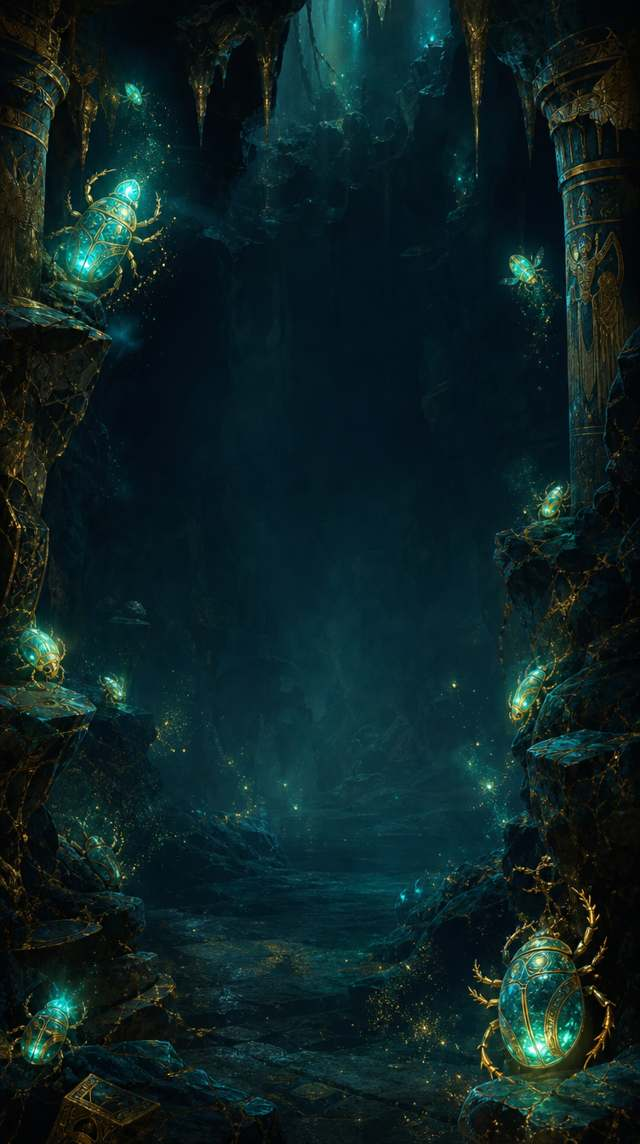
#> input picture img/abyss.jpg, 640 x 1144 px, found by its file name
$ python -i retouche-assets.py   (imports and definitions only)
#> lines starting #> are read from the running program, lines starting #| are printed output that depends on the picture; after the words box and inside, x2 and y2 are one past the last pixel; in counts of white or black regions, pixels touching at a corner belong together
#!/usr/bin/env python3
"""Retouche reproductible des images du jeu (bibliothèque standard + Pillow uniquement).

    python3 tools/retouche-assets.py            # img-src/*  ->  img/*
    python3 tools/retouche-assets.py --sheet /chemin/planche.png   # + planche-contact avant/après

Entrée : img-src/ (originaux Higgsfield bruts, jamais modifiés). Sortie : img/ (ce que charge le jeu).
Étalonnage commun, identique pour TOUTES les images, pour qu'elles forment une seule famille « Égypte antique sombre » :
  1. teintes : chaque teinte est ramenée vers la palette (or patiné, lapis-lazuli, turquoise, cornaline sourde, noir obsidienne) ;
     les teintes hors palette (violet, vert vif, bleu électrique, rouge sang, jaune citron) sont décalées et désaturées ;
     la saturation est plafonnée (pas de néon) ;
  2. courbe tonale en S douce + virage chaud dans les hautes lumières, noirs froids (lapis) dans les ombres ;
     les hautes lumières sont écrêtées sous le blanc pur (l'or ne « brûle » plus en jaune flashy) ;
  3. arêtes : filet clair (côté torche, haut-gauche) et filet sombre (bas-droite) calculés sur la luminance + netteté, comme un biseau gravé ;
  4. grain de pierre commun (bruit fin + bruit grossier, graine fixe => sortie déterministe), modulé par la luminance ;
  5. vignettage selon la catégorie ; 6. noir pur des logos détourés conservé (js/game.js `cutout` : alpha = max(R,V,B), seuil 10).
"""
import os, sys, random, math
from PIL import Image, ImageChops, ImageFilter, ImageOps, ImageStat, ImageEnhance

ROOT = os.path.dirname(os.path.dirname(os.path.abspath(__file__)))
SRC, DST = os.path.join(ROOT, 'img-src'), os.path.join(ROOT, 'img')

# catégories : icon (fond noir pur, détourage par luminance), ui (cadres/boutons, fond noir pur), scene (décors), texture, hero (médaillon, logo)
CAT = {
    'icon': dict(gain=1.2, vig=0.0, grain=0.55, bevel=0.55, sharp=70, floor=10, size=640, fmt='jpg'),
    'ui': dict(gain=1.0, vig=0.0, grain=0.45, bevel=0.50, sharp=60, floor=8, size=900, fmt='webp'),
    'hero': dict(gain=1.0, vig=0.0, grain=0.40, bevel=0.45, sharp=55, floor=6, size=1000, fmt='webp'),
    'scene': dict(gain=1.0, vig=0.55, grain=0.80, bevel=0.0, sharp=25, floor=0, size=1280, fmt='webp'),
    'texture': dict(gain=1.0, vig=0.0, grain=0.35, bevel=0.0, sharp=0, floor=0, size=512, fmt='jpg'),
}
OF = {  # fichier -> catégorie (les ic_*.jpg gardent leur nom : js/imgs.js)
    'abyss': 'scene', 'judgment': 'scene', 'key': 'scene', 'vault': 'scene', 'scarabwall': 'scene', 'splash': 'scene', 'splashp': 'scene',
    'bigwin': 'scene', 'hudframe': 'ui', 'plaque': 'ui', 'pill': 'ui', 'spinbtn': 'ui', 'logo': 'hero', 'medal': 'hero', 'fury': 'hero',
    'eye': 'icon', 'gold': 'texture',
}
# réglages propres à un fichier (teinte plus forte, etc.) : clé -> dict
TUNE = {
    'gold': dict(desat=0.85, dark=0.80), 'ic_pointer': dict(desat=0.9),
}

# --- teintes : (degrés source) -> (degrés cible, multiplicateur de saturation) -------------------------------------------------------------
HUE = [(0, 4, .62), (15, 22, .78), (30, 36, .92), (48, 42, .88), (62, 43, .55), (85, 45, .35), (110, 150, .40), (150, 168, .70),
       (170, 172, .92), (190, 190, .88), (205, 216, .85), (225, 224, .90), (245, 226, .72), (270, 226, .46), (300, 340, .34),
       (330, 355, .42), (360, 4, .62)]


def hue_luts(strength=1.0):
    hl, sl = [], []
    for v in range(256):
        d = v * 360.0 / 255.0
        for (a, ta, wa), (b, tb, wb) in zip(HUE, HUE[1:]):
            if a <= d <= b:
                t = (d - a) / (b - a) if b > a else 0
                nd = ta + (tb - ta) * t
                w = wa + (wb - wa) * t
                break
        hl.append(int(round((nd % 360) * 255.0 / 360.0)) % 256)
        sl.append(max(0, min(255, int(round(255 * (1 - strength * (1 - w)))))))  # poids 0..255
    return hl, sl


def curve(v, shadow_lift=0.0, hi=0.965):
    x = v / 255.0
    x = x ** 1.06                                   # un peu plus dense : patine
    x = x + 0.20 * (x - 0.5) * (1 - abs(2 * x - 1)) * 1.4   # S douce
    x = x * hi                                      # écrête le blanc : jamais de jaune brûlé
    return max(0.0, min(1.0, x + shadow_lift * (1 - x) ** 3))


def rng_noise(w, h, seed, k):
    r = random.Random(seed)
    nw, nh = max(1, w // k), max(1, h // k)
    im = Image.frombytes('L', (nw, nh), bytes(int(min(255, max(0, r.gauss(128, 38)))) for _ in range(nw * nh)))
    return im.resize((w, h), Image.BICUBIC) if k > 1 else im


def grade(im, cat, name, tune):
    c = CAT[cat]
    dark = tune.get('dark', 1.0)
    # 1. teintes
    hsv = im.convert('RGB').convert('HSV')
    H, S, V = hsv.split()
    hl, sl = hue_luts(tune.get('desat', 1.0))
    wmask = H.point(sl)
    H2 = H.point(hl)
    S2 = ImageChops.multiply(S, wmask).point(lambda s: int(min(s * 0.94, 214)))      # plafond de saturation : pas de néon
    # moins de saturation dans les très hautes lumières (reflets de l'or)
    hi_mask = V.point(lambda v: 0 if v < 200 else int((v - 200) * 2.2))
    S2 = ImageChops.subtract(S2, hi_mask.point(lambda m: int(m * 0.45)))
    out = Image.merge('HSV', (H2, S2, V)).convert('RGB')
    # 2. courbe tonale + virage (ombres lapis, hautes lumières or) ; noir pur conservé pour les logos
    lift = 0.0 if cat in ('icon', 'ui', 'hero') else 0.018
    base = [int(round(255 * curve(min(255, v * c['gain']), lift) * dark)) for v in range(256)]
    r = [int(min(255, b * 1.00 + 0)) for b in base]
    g = [int(min(255, b * 0.975)) for b in base]
    bl = [int(min(255, b * 0.90 + (6 if cat == 'scene' else 0) * (1 - b / 255.0) ** 2)) for b in base]
    out = Image.merge('RGB', (out.getchannel('R').point(r), out.getchannel('G').point(g), out.getchannel('B').point(bl)))
    # 3. arêtes : filet clair haut-gauche (torche), sombre bas-droite ; netteté
    if c['bevel'] > 0:
        L = out.convert('L').filter(ImageFilter.GaussianBlur(0.9))
        emb = L.filter(ImageFilter.Kernel((3, 3), (-1, -1, 0, -1, 0, 1, 0, 1, 1), 1, 128))   # 128 = plat
        amask = L.point(lambda v: 0 if v < 22 else min(255, (v - 22) * 5))
        lit = emb.point(lambda v: max(0, v - 128) * 3 if v > 128 else 0)
        shd = emb.point(lambda v: max(0, 128 - v) * 3 if v < 128 else 0)
        lit = ImageChops.multiply(lit, amask).point(lambda v: int(min(255, v) * c['bevel']))
        shd = ImageChops.multiply(shd, amask).point(lambda v: int(min(255, v) * c['bevel']))
        warm = Image.merge('RGB', (lit, lit.point(lambda v: int(v * 0.88)), lit.point(lambda v: int(v * 0.6))))
        out = ImageChops.subtract(ImageChops.add(out, warm), Image.merge('RGB', (shd, shd, shd)))
    if c['sharp']:
        out = out.filter(ImageFilter.UnsharpMask(radius=1.3, percent=c['sharp'], threshold=2))
    # 4. grain de pierre (graine fixe par fichier) ; module par la luminance : le noir pur reste pur
    w, h = out.size
    seed = sum(ord(ch) for ch in name) * 7919
    n = ImageChops.add(rng_noise(w, h, seed, 1), rng_noise(w, h, seed + 1, 3), 0.5, 0)
    n = n.point(lambda v: v)                                    # (déjà centré sur 128)
    gk = c['grain']
    nrgb = Image.merge('RGB', (n, n, n))
    shifted = ImageChops.subtract(nrgb, Image.new('RGB', (w, h), (128, 128, 128)))   # partie positive
    shifted_neg = ImageChops.subtract(Image.new('RGB', (w, h), (128, 128, 128)), nrgb)
    lum = out.convert('L').point(lambda v: min(255, int(v * 1.6)) if v > 12 else 0)
    pos = ImageChops.multiply(shifted, Image.merge('RGB', (lum, lum, lum))).point(lambda v: int(v * gk * 0.42))
    neg = ImageChops.multiply(shifted_neg, Image.merge('RGB', (lum, lum, lum))).point(lambda v: int(v * gk * 0.42))
    out = ImageChops.subtract(ImageChops.add(out, pos), neg)
    # 5. vignettage
    if c['vig']:
        rad = Image.radial_gradient('L').resize((w, h), Image.BICUBIC)       # 0 centre -> 255 bord
        vm = rad.point(lambda v: int(max(0, v - 70) * c['vig'] * 1.5))
        out = ImageChops.multiply(out, Image.merge('RGB', tuple(vm.point(lambda v: 255 - min(255, v)) for _ in range(3))))
    # 6. noir pur sous le seuil de détourage
    if c['floor']:
        f = c['floor']
        out = out.point(lambda v: 0 if v <= f else v)
    return out


ROUND = {'spinbtn': 0.985}


# [8 lines left out: function round_edge, not called in this run]


def process(fn):
#> called with fn = '../img/abyss.jpg'
    name, ext = os.path.splitext(fn)
    cat = 'icon' if name.startswith('ic_') else OF.get(name, 'hero')
    c = CAT[cat]
    im = Image.open(os.path.join(SRC, fn)).convert('RGB')
#> im is the input picture: PIL image 640x1144 RGB; mean R, G, B 13.8, 34.9, 36.2
    if max(im.size) > c['size']:
        k = c['size'] / float(max(im.size)); im = im.resize((max(1, round(im.width * k)), max(1, round(im.height * k))), Image.LANCZOS)
    out = grade(im, cat, name, TUNE.get(name, {}))
#> in grade, `dark = tune.get('dark', 1.0)`: dark = 1
#> in grade, `H, S, V = hsv.split()`:
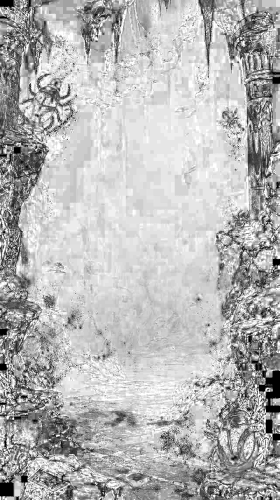
#> S: PIL image 559x1000 L (shown at 1/2 size); min 0, max 255, mean 181.9
#> in grade, `H, S, V = hsv.split()`:
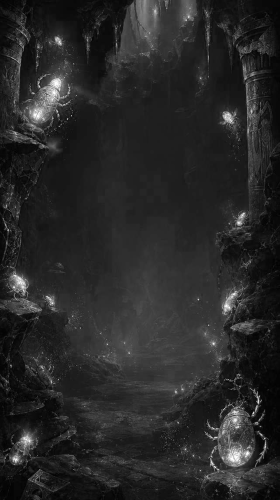
#> V: PIL image 559x1000 L (shown at 1/2 size); min 0, max 255, mean 39.9
#> in grade, `hl, sl = hue_luts(tune.get('desat', 1.0))`: hl = 256 values, max 251 at index 232, min 3 at index 0, mean 118.9; sl = 256 values, max 234 at index 21, min 87 at index 212, mean 159.9
#> in grade, `wmask = H.point(sl)`:
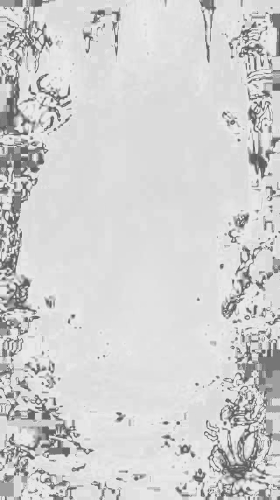
#> wmask: PIL image 559x1000 L (shown at 1/2 size); min 87, max 234, mean 208.8
#> in grade, `S2 = ImageChops.multiply(S, wmask).point(lambda s: int(min(s * 0.94, 2..`:
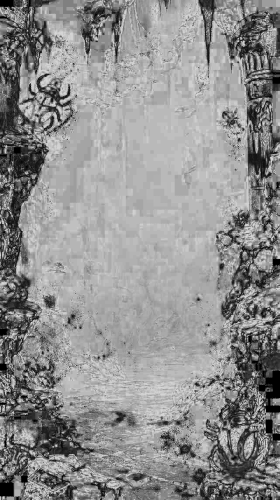
#> S2: PIL image 559x1000 L (shown at 1/2 size); min 0, max 214, mean 143
#> in grade, `hi_mask = V.point(lambda v: 0 if v < 200 else int((v - 200) * 2.2))`:
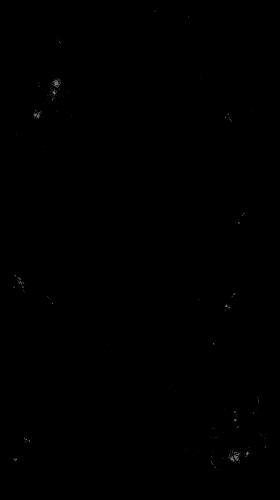
#> hi_mask: PIL image 559x1000 L (shown at 1/2 size); min 0, max 121, mean 0.2
#> in grade, `base = [int(round(255 * curve(min(255, v * c['gain']), lift) * dark)) ..`: base = 256 values from 0 to 246
#> in grade, `g = [int(min(255, b * 0.975)) for b in base]`: g = 256 values from 0 to 239
#> in grade, `bl = [int(min(255, b * 0.90 + (6 if cat == 'scene' else 0) * (1 - b / ..`: bl = 256 values from 0 to 221
#> call 2 of rng_noise, with w = 559, h = 1000, seed = 8307032, k = 3
#> in rng_noise (call 2), `return im.resize((w, h), Image.BICUBIC) if k > 1 else im`:
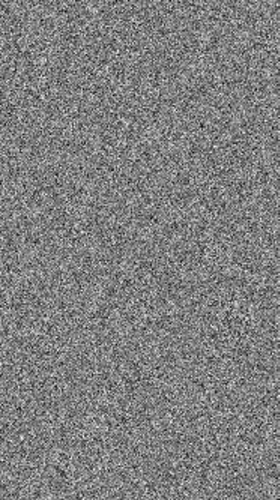
#> returned value: PIL image 559x1000 L (shown at 1/2 size); min 0, max 255, mean 127.5
#> in grade, `lum = out.convert('L').point(lambda v: min(255, int(v * 1.6)) if v > 1..`:
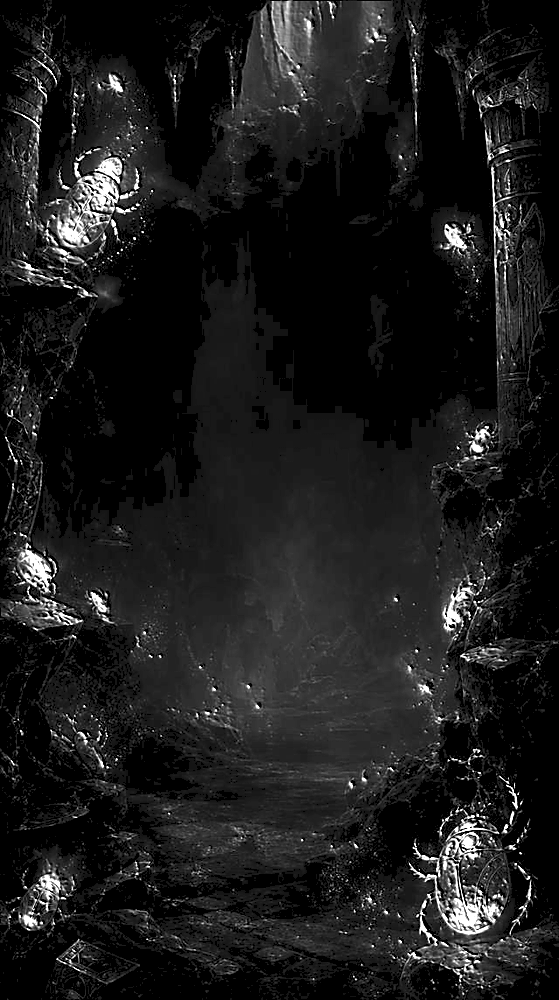
#> lum: PIL image 559x1000 L; min 0, max 255, mean 27
    if name in ROUND:   # bord net : masque circulaire sur-échantillonné (le disque d'origine a un bord en escalier)
        out = round_edge(out, ROUND[name])
    dst = os.path.join(DST, name + ('.jpg' if c['fmt'] == 'jpg' else '.webp'))
    if c['fmt'] == 'jpg':
        out.save(dst, 'JPEG', quality=88, optimize=True, subsampling=0 if cat == 'icon' else 2)
    else:
        out.save(dst, 'WEBP', quality=86, method=6)
    return name, dst, im, out


# [47 lines left out: functions ingest, main, not called in this run]


# [2 lines not run here, left out]

>>> result = process('../img/abyss.jpg')
